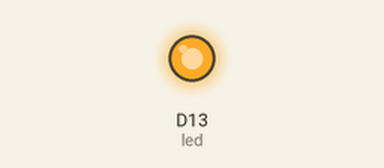
Bench run of a program on a simulated CircuitPython board. On the bench: output pins drawn as LEDs (lit = HIGH).

Above: at 0.15 s.
At 6.6 s:
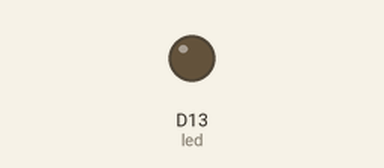
Timing chart, 0 to 8.8 s (numbered marks = the images above):
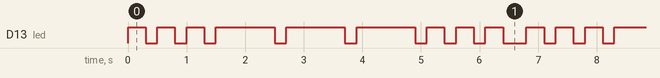

The program:

02-sos.py
```python
# import modules
import board
from digitalio import DigitalInOut, Direction
import time

# declare object and variables

led = DigitalInOut(board.D13)
led.direction = Direction.OUTPUT

# variables for blinking
onTime_dot = 0.3
onTime_dash = 1
offTime = 0.2

# loop forever
while True:
    # sos
    led.value = True
    time.sleep(onTime_dot)
    led.value = False
    time.sleep(offTime)
    led.value = True
    time.sleep(onTime_dot)
    led.value = False
    time.sleep(offTime)
    led.value = True
    time.sleep(onTime_dot)
    led.value = False
    time.sleep(offTime)

    led.value = True
    time.sleep(onTime_dash)
    led.value = False
    time.sleep(offTime)
    led.value = True
    time.sleep(onTime_dash)
    led.value = False
    time.sleep(offTime)
    led.value = True
    time.sleep(onTime_dash)
    led.value = False
    time.sleep(offTime)

    led.value = True
    time.sleep(onTime_dot)
    led.value = False
    time.sleep(offTime)
    led.value = True
    time.sleep(onTime_dot)
    led.value = False
    time.sleep(offTime)
    led.value = True
    time.sleep(onTime_dot)
    led.value = False
    time.sleep(offTime*2)
```

Measured:
- by itself, D13 (led): repeats every 6.8 s: 2 × (LOW 0.20 s, HIGH 0.30 s), 3 × (LOW 0.20 s, HIGH 1.0 s), 3 × (LOW 0.20 s, HIGH 0.30 s), LOW 0.40 s, HIGH 0.30 s
- by itself, everything shown: repeats every 6.8 s, in 18 steps
